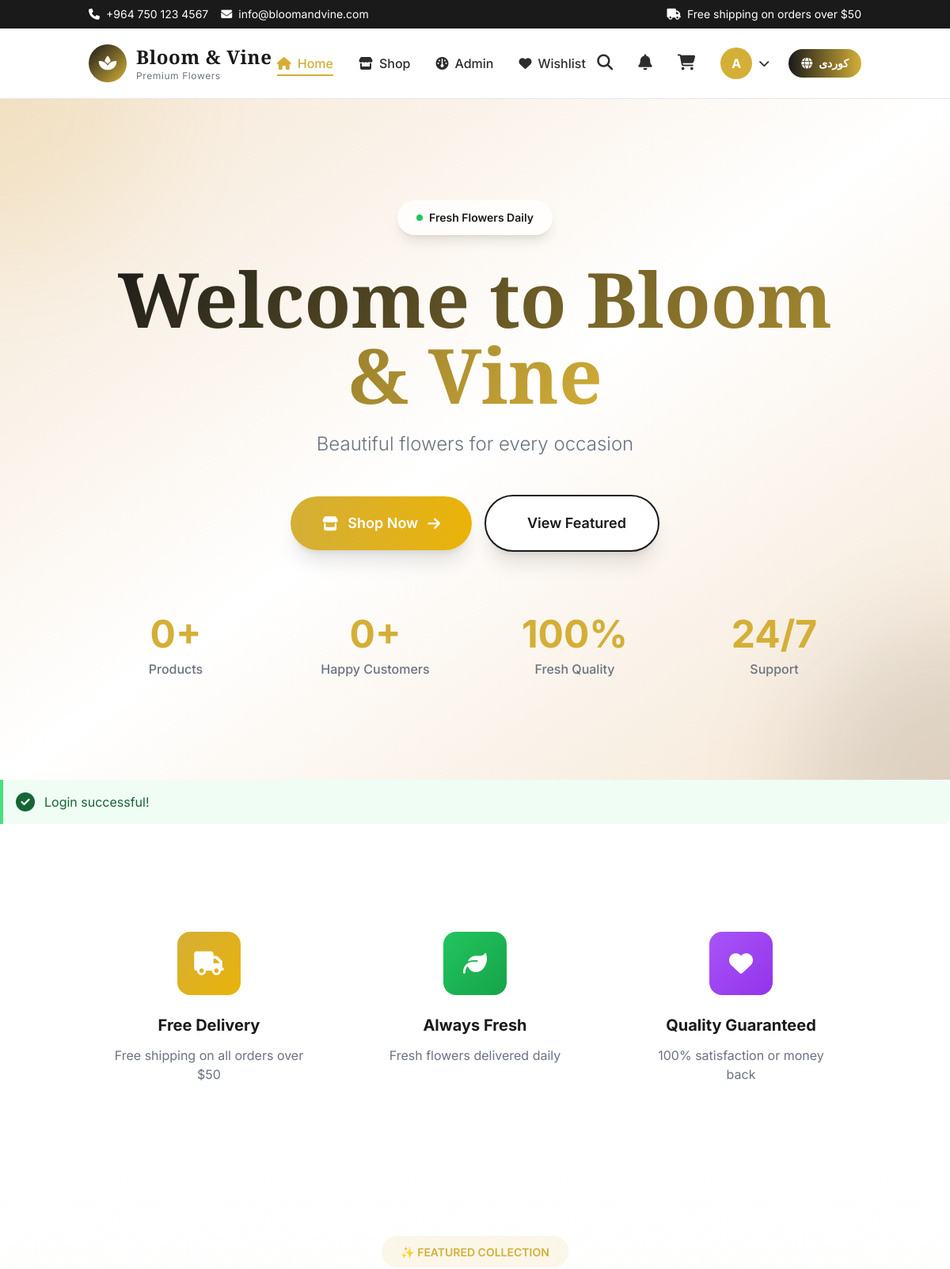
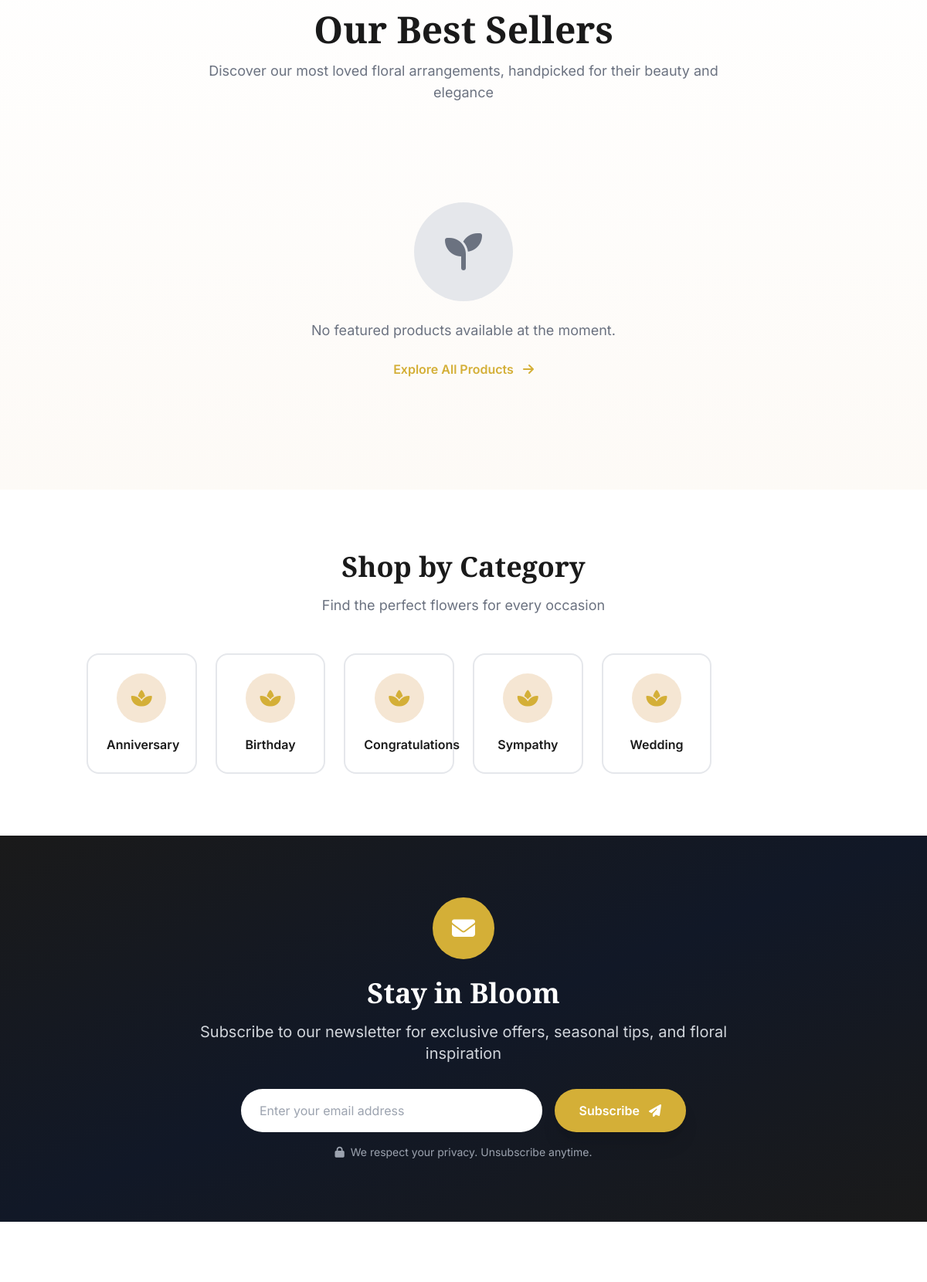
The page / (signed in, upper part) on the database its author committed (2 pictures, top to bottom).
### tables this page shows
CREATE TABLE IF NOT EXISTS `categories` (
  `id` INT(11) UNSIGNED NOT NULL AUTO_INCREMENT,
  `name_en` VARCHAR(255) NOT NULL,
  `name_ku` VARCHAR(255) NOT NULL,
  `slug` VARCHAR(255) NOT NULL,
  `created_at` TIMESTAMP NOT NULL DEFAULT CURRENT_TIMESTAMP,
  PRIMARY KEY (`id`),
  UNIQUE KEY `slug` (`slug`),
  KEY `name_en` (`name_en`)
);

### src/functions.php (called while the page is built, shortened)
<?php
function e(?string $string, int $flags = ENT_QUOTES | ENT_HTML5): string {
    return htmlspecialchars($string, $flags, 'UTF-8');
}
function getCurrentLang(): string {
    return $_SESSION['lang'] ?? 'en';
}
function isRTL(): bool {
    return getCurrentLang() === 'ku';
}
function getHtmlDir(): string {
    return isRTL() ? 'rtl' : 'ltr';
}
function loadTranslations(): array {
    $lang = getCurrentLang();
    $translationFile = __DIR__ . "/translations/{$lang}.php";
    if (file_exists($translationFile)) {
        return require $translationFile;
    }
    return require __DIR__ . '/translations/en.php';
}
function t(string $key, array $replacements = []): string {
    static $translations = null;
    if ($translations === null) {
        $translations = loadTranslations();
    }
    $text = $translations[$key] ?? $key;
    return $text;
}
function getCategoryName(array $category): string {
    $lang = getCurrentLang();
    return $lang === 'ku' ? $category['name_ku'] : $category['name_en'];
}
function getFlashMessage(): ?array {
    if (isset($_SESSION['flash_message'])) {
        $message = $_SESSION['flash_message'];
        $type = $_SESSION['flash_type'] ?? 'info';
        return ['message' => $message, 'type' => $type];
    }
    return null;
}

### index.php (the view, shortened to what this page needs)
<?php
require_once __DIR__ . '/src/functions.php';
require_once __DIR__ . '/src/components.php';
$pdo = getDB();
$stmt = $pdo->query('SELECT p.*, c.name_en as category_name_en, c.name_ku as category_name_ku
                     FROM products p
                     JOIN categories c ON p.category_id = c.id
                     WHERE p.is_featured = 1 AND p.stock_qty > 0
                     ORDER BY p.created_at DESC
                     LIMIT 8');
$featuredProducts = $stmt->fetchAll();
$stmt = $pdo->query('SELECT id, name_en, name_ku, slug FROM categories ORDER BY name_en');
$categories = $stmt->fetchAll();
$lang = getCurrentLang();
$dir = getHtmlDir();
?>
<!DOCTYPE html>
<html lang="<?= e($lang) ?>" dir="<?= e($dir) ?>">
<head>
    <script src="https://cdn.tailwindcss.com"></script>
</head>
<body class="bg-white min-h-screen" style="font-family: 'Inter', 'Segoe UI', sans-serif;">
    <?php include __DIR__ . '/src/header.php'; ?>
    <section class="relative bg-gradient-to-br from-luxury-accentLight via-white to-luxury-accentLight overflow-hidden">
        <div class="absolute top-0 start-0 w-96 h-96 bg-luxury-accent/10 rounded-full blur-3xl ltr:-translate-x-1/2 rtl:translate-x-1/2 -translate-y-1/2"></div>
        <div class="absolute bottom-0 end-0 w-96 h-96 bg-luxury-primary/10 rounded-full blur-3xl ltr:translate-x-1/2 rtl:-translate-x-1/2 translate-y-1/2"></div>
        <div class="relative container mx-auto px-6 py-24 md:py-32">
            <div class="max-w-5xl mx-auto text-center">
                <div class="inline-flex items-center gap-2 bg-white/80 backdrop-blur-sm px-6 py-3 rounded-full shadow-lg mb-8 animate-fade-in">
                    <span class="w-2 h-2 bg-green-500 rounded-full animate-pulse"></span>
                    <span class="text-luxury-primary font-semibold text-sm"><?= e(t('fresh_flowers_daily')) ?></span>
                </div>
                <h1 class="text-5xl md:text-7xl lg:text-8xl font-luxury font-bold mb-6 leading-tight animate-slide-up">
                    <span class="gradient-text"><?= e(t('hero_title')) ?></span>
                </h1>
                <p class="text-xl md:text-2xl text-luxury-textLight mb-12 font-light leading-relaxed max-w-3xl mx-auto animate-slide-up" style="animation-delay: 0.1s">
                    <?= e(t('hero_subtitle')) ?>
                </p>
                <div class="flex flex-col sm:flex-row gap-4 justify-center items-center animate-slide-up" style="animation-delay: 0.2s">
                    <a href="shop.php"
                       class="group inline-flex items-center gap-3 bg-gradient-to-r from-luxury-accent to-yellow-500 text-white px-10 py-5 rounded-full hover:from-yellow-500 hover:to-luxury-accent transition-all duration-300 font-semibold text-lg shadow-xl hover:shadow-2xl transform hover:-translate-y-1">
                        <i class="fas fa-store"></i>
                        <?= e(t('hero_cta')) ?>
                        <i class="fas fa-arrow-right group-hover:translate-x-1 rtl:group-hover:-translate-x-1 transition-transform"></i>
                    </a>
                    <a href="#featured"
                       class="inline-flex items-center gap-3 bg-white text-luxury-primary px-10 py-5 rounded-full hover:bg-luxury-primary hover:text-white transition-all duration-300 font-semibold text-lg shadow-xl border-2 border-luxury-primary">
                        <?= e(t('view_featured')) ?>
                    </a>
                </div>
                <div class="grid grid-cols-2 md:grid-cols-4 gap-8 mt-20 animate-fade-in" style="animation-delay: 0.3s">
                    <?php
                    $totalProducts = $pdo->query('SELECT COUNT(*) FROM products WHERE stock_qty > 0')->fetchColumn();
                    $totalCustomers = $pdo->query('SELECT COUNT(*) FROM users WHERE role = "customer"')->fetchColumn();
                    ?>
                    <div class="text-center">
                        <div class="text-4xl md:text-5xl font-bold text-luxury-accent mb-2"><?= number_format($totalProducts) ?>+</div>
                        <div class="text-luxury-textLight font-medium"><?= e(t('stats_products')) ?></div>
                    </div>
                    <div class="text-center">
                        <div class="text-4xl md:text-5xl font-bold text-luxury-accent mb-2"><?= number_format($totalCustomers) ?>+</div>
                        <div class="text-luxury-textLight font-medium"><?= e(t('stats_customers')) ?></div>
                    </div>
                    <div class="text-center">
                        <div class="text-4xl md:text-5xl font-bold text-luxury-accent mb-2">100%</div>
                        <div class="text-luxury-textLight font-medium"><?= e(t('stats_quality')) ?></div>
                    </div>
                    <div class="text-center">
                        <div class="text-4xl md:text-5xl font-bold text-luxury-accent mb-2">24/7</div>
                        <div class="text-luxury-textLight font-medium"><?= e(t('stats_support')) ?></div>
                    </div>
                </div>
            </div>
        </div>
    </section>
    <?php
    $flash = getFlashMessage();
    if ($flash):
        echo alert($flash['message'], $flash['type']);
    endif; ?>
    <section class="py-20 bg-white">
        <div class="container mx-auto px-6">
            <div class="grid grid-cols-1 md:grid-cols-3 gap-8">
                <div class="text-center p-8 rounded-2xl hover:bg-luxury-accentLight/30 transition-all duration-300 group">
                    <div class="w-20 h-20 bg-gradient-to-br from-luxury-accent to-yellow-500 rounded-2xl flex items-center justify-center mx-auto mb-6 group-hover:scale-110 transition-transform duration-300">
                        <i class="fas fa-truck text-3xl text-white"></i>
                    </div>
                    <h3 class="text-xl font-bold text-luxury-primary mb-3"><?= e(t('feature_delivery_title')) ?></h3>
                    <p class="text-luxury-textLight"><?= e(t('feature_delivery_desc')) ?></p>
                </div>
                <div class="text-center p-8 rounded-2xl hover:bg-luxury-accentLight/30 transition-all duration-300 group">
                    <div class="w-20 h-20 bg-gradient-to-br from-green-500 to-green-600 rounded-2xl flex items-center justify-center mx-auto mb-6 group-hover:scale-110 transition-transform duration-300">
                        <i class="fas fa-leaf text-3xl text-white"></i>
                    </div>
                    <h3 class="text-xl font-bold text-luxury-primary mb-3"><?= e(t('feature_fresh_title')) ?></h3>
                    <p class="text-luxury-textLight"><?= e(t('feature_fresh_desc')) ?></p>
                </div>
                <div class="text-center p-8 rounded-2xl hover:bg-luxury-accentLight/30 transition-all duration-300 group">
                    <div class="w-20 h-20 bg-gradient-to-br from-purple-500 to-purple-600 rounded-2xl flex items-center justify-center mx-auto mb-6 group-hover:scale-110 transition-transform duration-300">
                        <i class="fas fa-heart text-3xl text-white"></i>
                    </div>
                    <h3 class="text-xl font-bold text-luxury-primary mb-3"><?= e(t('feature_quality_title')) ?></h3>
                    <p class="text-luxury-textLight"><?= e(t('feature_quality_desc')) ?></p>
                </div>
            </div>
        </div>
    </section>
    <section id="featured" class="py-20 bg-gradient-to-b from-white to-luxury-accentLight/20">
        <div class="container mx-auto px-6">
            <div class="text-center mb-16">
                <div class="inline-block bg-luxury-accent/10 px-6 py-2 rounded-full mb-4">
                    <span class="text-luxury-accent font-semibold text-sm">✨ <?= e(t('featured_collection')) ?></span>
                </div>
                <h2 class="text-4xl md:text-5xl font-luxury font-bold text-luxury-primary mb-4"><?= e(t('best_sellers_title')) ?></h2>
                <p class="text-luxury-textLight text-lg max-w-2xl mx-auto">
                    <?= e(t('best_sellers_subtitle')) ?>
                </p>
            </div>
            <?php if (empty($featuredProducts)): ?>
                <div class="text-center py-16">
                    <div class="w-32 h-32 bg-luxury-border rounded-full flex items-center justify-center mx-auto mb-6">
                        <i class="fas fa-seedling text-5xl text-luxury-textLight"></i>
                    </div>
                    <p class="text-luxury-textLight text-lg"><?= e(t('no_featured_products')) ?></p>
                    <a href="shop.php" class="inline-block mt-6 text-luxury-accent hover:text-luxury-primary font-semibold">
                        <?= e(t('explore_all_products')) ?> <i class="fas fa-arrow-right ms-2 rtl:rotate-180"></i>
                    </a>
                </div>
            <?php endif; ?>
        </div>
    </section>
    <?php if (!empty($categories)): ?>
    <section class="py-20 bg-white">
        <div class="container mx-auto px-6">
            <div class="text-center mb-12">
                <h2 class="text-4xl font-luxury font-bold text-luxury-primary mb-4"><?= e(t('shop_by_category')) ?></h2>
                <p class="text-luxury-textLight text-lg"><?= e(t('shop_by_category_subtitle')) ?></p>
            </div>
            <div class="grid grid-cols-2 md:grid-cols-3 lg:grid-cols-6 gap-6">
                <?php foreach ($categories as $category): ?>
                    <a href="shop.php?category=<?= e((string)$category['id']) ?>"
                       class="group text-center p-6 bg-white border-2 border-luxury-border rounded-2xl hover:border-luxury-accent hover:shadow-xl transition-all duration-300 transform hover:-translate-y-2">
                        <div class="w-16 h-16 bg-luxury-accentLight rounded-full flex items-center justify-center mx-auto mb-4 group-hover:bg-luxury-accent transition-colors duration-300">
                            <i class="fas fa-spa text-2xl text-luxury-accent group-hover:text-white transition-colors duration-300"></i>
                        </div>
                        <h3 class="font-semibold text-luxury-primary group-hover:text-luxury-accent transition-colors">
                            <?= e(getCategoryName($category)) ?>
                        </h3>
                    </a>
                <?php endforeach; ?>
            </div>
        </div>
    </section>
    <?php endif; ?>
    <section class="py-20 bg-gradient-to-br from-luxury-primary via-gray-900 to-luxury-primary text-white">
        <div class="container mx-auto px-6">
            <div class="max-w-3xl mx-auto text-center">
                <div class="w-20 h-20 bg-luxury-accent rounded-full flex items-center justify-center mx-auto mb-6">
                    <i class="fas fa-envelope text-3xl text-white"></i>
                </div>
                <h2 class="text-4xl font-luxury font-bold mb-4"><?= e(t('newsletter_title')) ?></h2>
                <p class="text-xl text-gray-300 mb-8">
                    <?= e(t('newsletter_subtitle')) ?>
                </p>
                <form class="flex flex-col sm:flex-row gap-4 max-w-xl mx-auto">
                    <input type="email"
                           placeholder="<?= e(t('email_placeholder')) ?>"
                           class="flex-1 px-6 py-4 rounded-full text-luxury-primary focus:outline-none focus:ring-4 focus:ring-luxury-accent/50">
                    <button type="submit"
                            class="bg-luxury-accent hover:bg-yellow-500 text-white px-8 py-4 rounded-full font-semibold transition-all duration-300 shadow-xl hover:shadow-2xl">
                        <?= e(t('subscribe_button')) ?> <i class="fas fa-paper-plane ms-2 rtl:rotate-180"></i>
                    </button>
                </form>
                <p class="text-sm text-gray-400 mt-4">
                    <i class="fas fa-lock me-2"></i><?= e(t('privacy_notice')) ?>
                </p>
            </div>
        </div>
    </section>
</body>
</html>

### src/header.php (style rules this page uses)
* { transition: all 0.2s ease; }

### rows shown on the page
categories: name_en "Anniversary"
categories: name_en "Birthday"
categories: name_en "Congratulations"
categories: name_en "Sympathy"
categories: name_en "Wedding"

### other values the page prints
t('free_shipping_notice') "Free shipping on orders over $50"
t('premium_flowers') "Premium Flowers"
t('nav_home') "Home"
t('nav_shop') "Shop"
t('nav_admin') "Admin"
t('nav_wishlist') "Wishlist"
substr($_SESSION['full_name'] ?? 'U', 0, 1) "A"
t('fresh_flowers_daily') "Fresh Flowers Daily"
t('hero_title') "Welcome to Bloom & Vine"
t('hero_subtitle') "Beautiful flowers for every occasion"
t('hero_cta') "Shop Now"
t('view_featured') "View Featured"
$totalProducts "0"
t('stats_products') "Products"
$totalCustomers "0"
